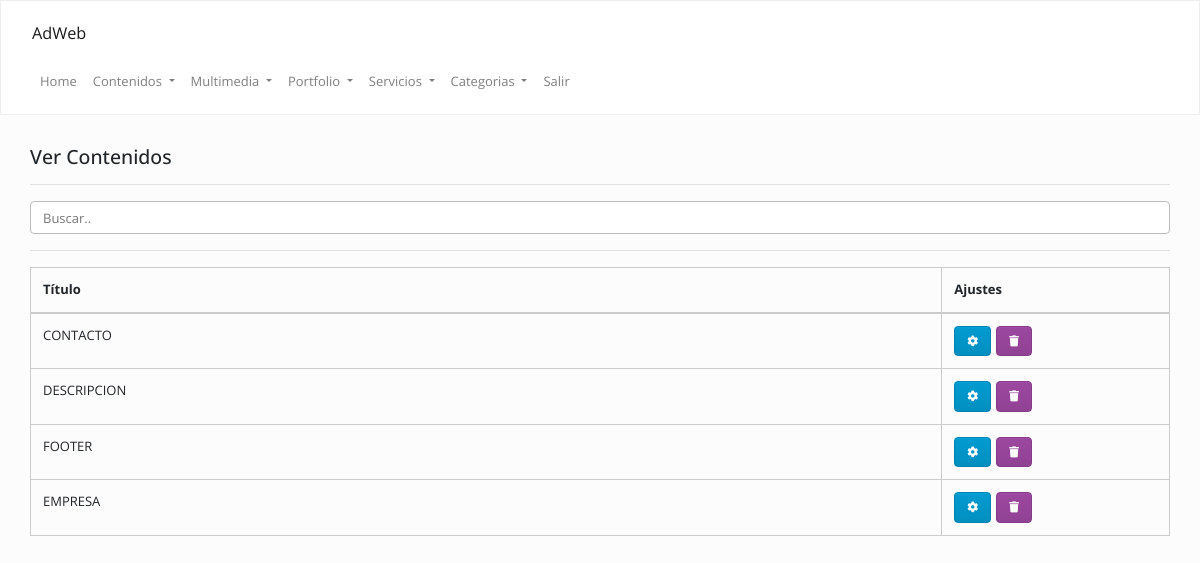
Page /admin/index.php?op=contenidos&accion=ver (signed in) on the earlier database version.
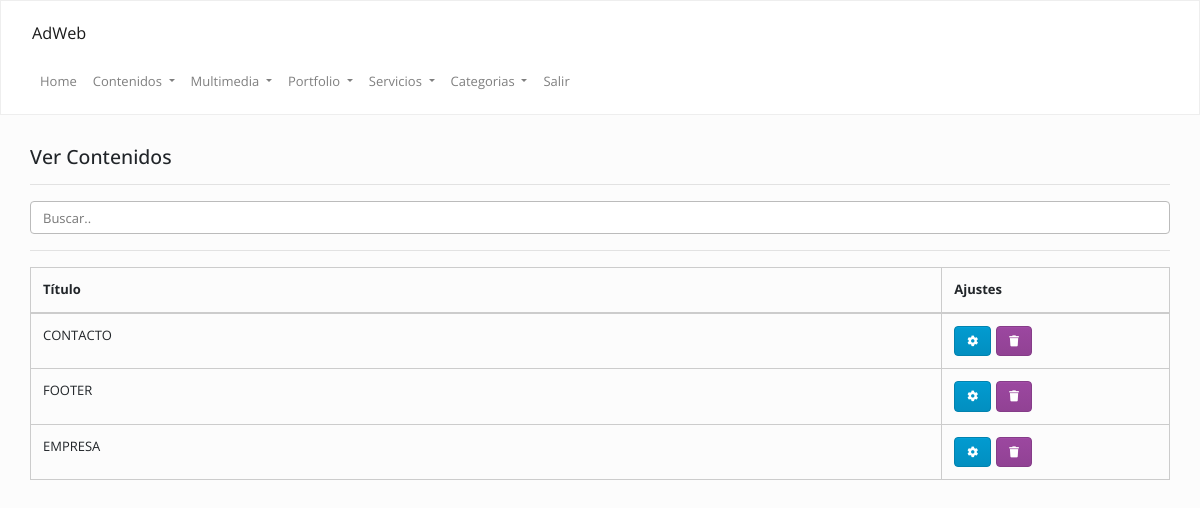
Same page on the later database version.
### tables this page shows
CREATE TABLE `contenidos` (
  `id` int(11) NOT NULL,
  `contenido` longtext,
  `cod` varchar(255) NOT NULL
);

### Config/Autoload.php (called while the page is built, shortened)
<?php
class autoload
{
    public static function runAdmin()
    {
        spl_autoload_register(
            function ($clase)
            {
                $ruta = str_replace("\\", "/", $clase) . ".php";
            }
        );
    }
}

### Clases/Conexion.php (called while the page is built, shortened)
<?php namespace Clases;
class Conexion
{
    private $datos = array("host"=> "localhost","user"=> "root","pass"=> "","db"  => "gema_desarrollos");
    private $con;
    public function __construct()
    {
        $this->con = mysqli_connect($this->datos["host"], $this->datos["user"], $this->datos["pass"], $this->datos["db"]);
        mysqli_set_charset($this->con,'utf8');
    }
    public function sqlReturn($query)
    {
        $dato = $this->con->query($query);
        return $dato;
    }
}

### Clases/Contenidos.php (called while the page is built, shortened)
<?php namespace Clases;
class Contenidos
{
    private $con;
    public function __construct()
    {
        $this->con = new Conexion();
    }
    function list($filter,$order,$limit) {
        $array = array();
        if (is_array($filter)) {
            $filterSql = "WHERE ";
            $filterSql .= implode(" AND ", $filter);
        } else {
            $filterSql = '';
        }
        if ($order != '') {
            $orderSql = $order;
        } else {
            $orderSql = "id DESC";
        }
        if ($limit != '') {
            $limitSql = "LIMIT " . $limit;
        } else {
            $limitSql = '';
        }
        $sql = "SELECT * FROM `contenidos` $filterSql  ORDER BY $orderSql $limitSql";
        $notas = $this->con->sqlReturn($sql);
        if ($notas) {
            while ($row = mysqli_fetch_assoc($notas)) {
                $array[] = $row;
            }
            return $array ;
        }
    }
}

### admin/inc/contenidos/ver.php (the view, shortened to what this page needs)
<?php
$contenidos = new Clases\Contenidos();
?>
<div class="mt-20">
    <div class="col-lg-12 col-md-12">
        <h4>
            Ver Contenidos
        </h4>
        <hr/>
        <input class="form-control" id="myInput" type="text" placeholder="Buscar..">
        <hr/>
        <table class="table  table-bordered  ">
            <thead>
                <th>
                    Título
                </th>
                <th>
                    Ajustes
                </th>
            </thead>
            <tbody>
                <?php
                $data = $contenidos->list("", "", "");
                if (is_array($data)) {
                    for ($i = 0; $i < count($data); $i++) {
                        echo "<tr>";
                        echo "<td>" . strtoupper($data[$i]["cod"]) . "</td>";
                        echo "<td>";
                        echo '<a class="btn btn-info" data-toggle="tooltip" data-placement="top" title="Modificar" href="' . URL . '/index.php?op=contenidos&accion=modificar&cod=' . $data[$i]["id"] . '">
                        <i class="fa fa-cog"></i></a>';
                        echo '<a class="btn btn-danger" data-toggle="tooltip" data-placement="top" title="Eliminar" href="' . URL . '/index.php?op=contenidos&accion=ver&borrar=' . $data[$i]["id"] . '">
                        <i class="fa fa-trash"></i></a>';
                        echo "</td>";
                        echo "</tr>";
                    }
                }
                ?>
            </tbody>
        </table>
    </div>
</div>

Differences in the rows shown:
removed contenidos: cod "DESCRIPCION"
